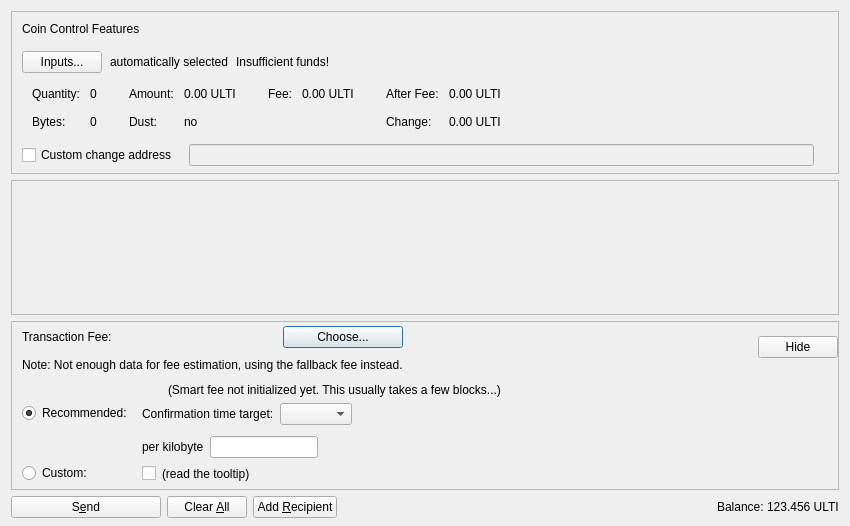
<?xml version="1.0" encoding="UTF-8"?>
<ui version="4.0">
 <class>SendCoinsDialog</class>
 <widget class="QDialog" name="SendCoinsDialog">
  <property name="geometry">
   <rect>
    <x>0</x>
    <y>0</y>
    <width>850</width>
    <height>526</height>
   </rect>
  </property>
  <property name="windowTitle">
   <string>Send Coins</string>
  </property>
  <layout class="QVBoxLayout" name="verticalLayout" stretch="0,1,0,0">
   <property name="bottomMargin">
    <number>8</number>
   </property>
   <item>
    <widget class="QFrame" name="frameCoinControl">
     <property name="sizePolicy">
      <sizepolicy hsizetype="Expanding" vsizetype="Expanding">
       <horstretch>0</horstretch>
       <verstretch>0</verstretch>
      </sizepolicy>
     </property>
     <property name="maximumSize">
      <size>
       <width>16777215</width>
       <height>16777215</height>
      </size>
     </property>
     <property name="frameShape">
      <enum>QFrame::StyledPanel</enum>
     </property>
     <property name="frameShadow">
      <enum>QFrame::Sunken</enum>
     </property>
     <layout class="QVBoxLayout" name="verticalLayoutCoinControl2">
      <property name="spacing">
       <number>0</number>
      </property>
      <property name="leftMargin">
       <number>0</number>
      </property>
      <property name="topMargin">
       <number>0</number>
      </property>
      <property name="rightMargin">
       <number>0</number>
      </property>
      <property name="bottomMargin">
       <number>6</number>
      </property>
      <item>
       <layout class="QVBoxLayout" name="verticalLayoutCoinControl" stretch="0,0,0,0,1">
        <property name="spacing">
         <number>0</number>
        </property>
        <property name="leftMargin">
         <number>10</number>
        </property>
        <property name="topMargin">
         <number>10</number>
        </property>
        <item>
         <layout class="QHBoxLayout" name="horizontalLayoutCoinControl1">
          <property name="bottomMargin">
           <number>15</number>
          </property>
          <item>
           <widget class="QLabel" name="labelCoinControlFeatures">
            <property name="sizePolicy">
             <sizepolicy hsizetype="Preferred" vsizetype="Maximum">
              <horstretch>0</horstretch>
              <verstretch>0</verstretch>
             </sizepolicy>
            </property>
            <property name="text">
             <string>Coin Control Features</string>
            </property>
           </widget>
          </item>
         </layout>
        </item>
        <item>
         <layout class="QHBoxLayout" name="horizontalLayoutCoinControl2" stretch="0,0,0,0">
          <property name="spacing">
           <number>8</number>
          </property>
          <property name="bottomMargin">
           <number>10</number>
          </property>
          <item>
           <widget class="QPushButton" name="pushButtonCoinControl">
            <property name="styleSheet">
             <string notr="true"/>
            </property>
            <property name="text">
             <string>Inputs...</string>
            </property>
            <property name="autoDefault">
             <bool>false</bool>
            </property>
           </widget>
          </item>
          <item>
           <widget class="QLabel" name="labelCoinControlAutomaticallySelected">
            <property name="text">
             <string>automatically selected</string>
            </property>
            <property name="margin">
             <number>5</number>
            </property>
           </widget>
          </item>
          <item>
           <widget class="QLabel" name="labelCoinControlInsuffFunds">
            <property name="text">
             <string>Insufficient funds!</string>
            </property>
            <property name="margin">
             <number>5</number>
            </property>
           </widget>
          </item>
          <item>
           <spacer name="horizontalSpacerCoinControl">
            <property name="orientation">
             <enum>Qt::Horizontal</enum>
            </property>
            <property name="sizeHint" stdset="0">
             <size>
              <width>40</width>
              <height>1</height>
             </size>
            </property>
           </spacer>
          </item>
         </layout>
        </item>
        <item>
         <widget class="QWidget" name="widgetCoinControl" native="true">
          <property name="sizePolicy">
           <sizepolicy hsizetype="Preferred" vsizetype="Preferred">
            <horstretch>0</horstretch>
            <verstretch>0</verstretch>
           </sizepolicy>
          </property>
          <property name="minimumSize">
           <size>
            <width>0</width>
            <height>0</height>
           </size>
          </property>
          <property name="styleSheet">
           <string notr="true"/>
          </property>
          <layout class="QHBoxLayout" name="horizontalLayoutCoinControl5">
           <property name="leftMargin">
            <number>0</number>
           </property>
           <property name="topMargin">
            <number>0</number>
           </property>
           <property name="rightMargin">
            <number>0</number>
           </property>
           <property name="bottomMargin">
            <number>0</number>
           </property>
           <item>
            <layout class="QHBoxLayout" name="horizontalLayoutCoinControl3" stretch="0,0,0,1">
             <property name="spacing">
              <number>20</number>
             </property>
             <property name="topMargin">
              <number>0</number>
             </property>
             <property name="bottomMargin">
              <number>10</number>
             </property>
             <item>
              <layout class="QFormLayout" name="formLayoutCoinControl1">
               <property name="horizontalSpacing">
                <number>10</number>
               </property>
               <property name="verticalSpacing">
                <number>14</number>
               </property>
               <property name="leftMargin">
                <number>10</number>
               </property>
               <property name="topMargin">
                <number>4</number>
               </property>
               <property name="rightMargin">
                <number>6</number>
               </property>
               <item row="0" column="0">
                <widget class="QLabel" name="labelCoinControlQuantityText">
                 <property name="text">
                  <string>Quantity:</string>
                 </property>
                 <property name="margin">
                  <number>0</number>
                 </property>
                </widget>
               </item>
               <item row="0" column="1">
                <widget class="QLabel" name="labelCoinControlQuantity">
                 <property name="cursor">
                  <cursorShape>IBeamCursor</cursorShape>
                 </property>
                 <property name="contextMenuPolicy">
                  <enum>Qt::ActionsContextMenu</enum>
                 </property>
                 <property name="text">
                  <string notr="true">0</string>
                 </property>
                 <property name="margin">
                  <number>0</number>
                 </property>
                 <property name="textInteractionFlags">
                  <set>Qt::LinksAccessibleByMouse|Qt::TextSelectableByKeyboard|Qt::TextSelectableByMouse</set>
                 </property>
                </widget>
               </item>
               <item row="1" column="0">
                <widget class="QLabel" name="labelCoinControlBytesText">
                 <property name="text">
                  <string>Bytes:</string>
                 </property>
                </widget>
               </item>
               <item row="1" column="1">
                <widget class="QLabel" name="labelCoinControlBytes">
                 <property name="cursor">
                  <cursorShape>IBeamCursor</cursorShape>
                 </property>
                 <property name="contextMenuPolicy">
                  <enum>Qt::ActionsContextMenu</enum>
                 </property>
                 <property name="text">
                  <string notr="true">0</string>
                 </property>
                 <property name="textInteractionFlags">
                  <set>Qt::LinksAccessibleByMouse|Qt::TextSelectableByKeyboard|Qt::TextSelectableByMouse</set>
                 </property>
                </widget>
               </item>
              </layout>
             </item>
             <item>
              <layout class="QFormLayout" name="formLayoutCoinControl2">
               <property name="horizontalSpacing">
                <number>10</number>
               </property>
               <property name="verticalSpacing">
                <number>14</number>
               </property>
               <property name="leftMargin">
                <number>6</number>
               </property>
               <property name="topMargin">
                <number>4</number>
               </property>
               <property name="rightMargin">
                <number>6</number>
               </property>
               <item row="0" column="0">
                <widget class="QLabel" name="labelCoinControlAmountText">
                 <property name="text">
                  <string>Amount:</string>
                 </property>
                 <property name="margin">
                  <number>0</number>
                 </property>
                </widget>
               </item>
               <item row="0" column="1">
                <widget class="QLabel" name="labelCoinControlAmount">
                 <property name="cursor">
                  <cursorShape>IBeamCursor</cursorShape>
                 </property>
                 <property name="contextMenuPolicy">
                  <enum>Qt::ActionsContextMenu</enum>
                 </property>
                 <property name="text">
                  <string notr="true">0.00 ULTI</string>
                 </property>
                 <property name="textInteractionFlags">
                  <set>Qt::LinksAccessibleByMouse|Qt::TextSelectableByKeyboard|Qt::TextSelectableByMouse</set>
                 </property>
                </widget>
               </item>
               <item row="1" column="0">
                <widget class="QLabel" name="labelCoinControlLowOutputText">
                 <property name="text">
                  <string>Dust:</string>
                 </property>
                </widget>
               </item>
               <item row="1" column="1">
                <widget class="QLabel" name="labelCoinControlLowOutput">
                 <property name="cursor">
                  <cursorShape>IBeamCursor</cursorShape>
                 </property>
                 <property name="contextMenuPolicy">
                  <enum>Qt::ActionsContextMenu</enum>
                 </property>
                 <property name="text">
                  <string notr="true">no</string>
                 </property>
                 <property name="textInteractionFlags">
                  <set>Qt::LinksAccessibleByMouse|Qt::TextSelectableByKeyboard|Qt::TextSelectableByMouse</set>
                 </property>
                </widget>
               </item>
              </layout>
             </item>
             <item>
              <layout class="QFormLayout" name="formLayoutCoinControl3">
               <property name="horizontalSpacing">
                <number>10</number>
               </property>
               <property name="verticalSpacing">
                <number>14</number>
               </property>
               <property name="leftMargin">
                <number>6</number>
               </property>
               <property name="topMargin">
                <number>4</number>
               </property>
               <property name="rightMargin">
                <number>6</number>
               </property>
               <item row="0" column="0">
                <widget class="QLabel" name="labelCoinControlFeeText">
                 <property name="text">
                  <string>Fee:</string>
                 </property>
                 <property name="margin">
                  <number>0</number>
                 </property>
                </widget>
               </item>
               <item row="0" column="1">
                <widget class="QLabel" name="labelCoinControlFee">
                 <property name="cursor">
                  <cursorShape>IBeamCursor</cursorShape>
                 </property>
                 <property name="contextMenuPolicy">
                  <enum>Qt::ActionsContextMenu</enum>
                 </property>
                 <property name="text">
                  <string notr="true">0.00 ULTI</string>
                 </property>
                 <property name="textInteractionFlags">
                  <set>Qt::LinksAccessibleByMouse|Qt::TextSelectableByKeyboard|Qt::TextSelectableByMouse</set>
                 </property>
                </widget>
               </item>
              </layout>
             </item>
             <item>
              <layout class="QFormLayout" name="formLayoutCoinControl4">
               <property name="horizontalSpacing">
                <number>10</number>
               </property>
               <property name="verticalSpacing">
                <number>14</number>
               </property>
               <property name="leftMargin">
                <number>6</number>
               </property>
               <property name="topMargin">
                <number>4</number>
               </property>
               <property name="rightMargin">
                <number>6</number>
               </property>
               <item row="0" column="0">
                <widget class="QLabel" name="labelCoinControlAfterFeeText">
                 <property name="text">
                  <string>After Fee:</string>
                 </property>
                 <property name="margin">
                  <number>0</number>
                 </property>
                </widget>
               </item>
               <item row="0" column="1">
                <widget class="QLabel" name="labelCoinControlAfterFee">
                 <property name="cursor">
                  <cursorShape>IBeamCursor</cursorShape>
                 </property>
                 <property name="contextMenuPolicy">
                  <enum>Qt::ActionsContextMenu</enum>
                 </property>
                 <property name="text">
                  <string notr="true">0.00 ULTI</string>
                 </property>
                 <property name="textInteractionFlags">
                  <set>Qt::LinksAccessibleByMouse|Qt::TextSelectableByKeyboard|Qt::TextSelectableByMouse</set>
                 </property>
                </widget>
               </item>
               <item row="1" column="0">
                <widget class="QLabel" name="labelCoinControlChangeText">
                 <property name="text">
                  <string>Change:</string>
                 </property>
                </widget>
               </item>
               <item row="1" column="1">
                <widget class="QLabel" name="labelCoinControlChange">
                 <property name="cursor">
                  <cursorShape>IBeamCursor</cursorShape>
                 </property>
                 <property name="contextMenuPolicy">
                  <enum>Qt::ActionsContextMenu</enum>
                 </property>
                 <property name="text">
                  <string notr="true">0.00 ULTI</string>
                 </property>
                 <property name="textInteractionFlags">
                  <set>Qt::LinksAccessibleByMouse|Qt::TextSelectableByKeyboard|Qt::TextSelectableByMouse</set>
                 </property>
                </widget>
               </item>
              </layout>
             </item>
            </layout>
           </item>
          </layout>
         </widget>
        </item>
        <item>
         <layout class="QHBoxLayout" name="horizontalLayoutCoinControl4" stretch="0,0,0">
          <property name="spacing">
           <number>12</number>
          </property>
          <property name="sizeConstraint">
           <enum>QLayout::SetDefaultConstraint</enum>
          </property>
          <property name="topMargin">
           <number>5</number>
          </property>
          <property name="rightMargin">
           <number>5</number>
          </property>
          <item>
           <widget class="QCheckBox" name="checkBoxCoinControlChange">
            <property name="toolTip">
             <string>If this is activated, but the change address is empty or invalid, change will be sent to a newly generated address.</string>
            </property>
            <property name="text">
             <string>Custom change address</string>
            </property>
           </widget>
          </item>
          <item>
           <widget class="QValidatedLineEdit" name="lineEditCoinControlChange">
            <property name="enabled">
             <bool>false</bool>
            </property>
            <property name="sizePolicy">
             <sizepolicy hsizetype="Expanding" vsizetype="Fixed">
              <horstretch>0</horstretch>
              <verstretch>0</verstretch>
             </sizepolicy>
            </property>
           </widget>
          </item>
          <item>
           <widget class="QLabel" name="labelCoinControlChangeLabel">
            <property name="sizePolicy">
             <sizepolicy hsizetype="Preferred" vsizetype="Expanding">
              <horstretch>0</horstretch>
              <verstretch>0</verstretch>
             </sizepolicy>
            </property>
            <property name="minimumSize">
             <size>
              <width>0</width>
              <height>0</height>
             </size>
            </property>
            <property name="text">
             <string/>
            </property>
            <property name="margin">
             <number>3</number>
            </property>
           </widget>
          </item>
         </layout>
        </item>
        <item>
         <spacer name="verticalSpacerCoinControl">
          <property name="orientation">
           <enum>Qt::Vertical</enum>
          </property>
          <property name="sizeHint" stdset="0">
           <size>
            <width>800</width>
            <height>1</height>
           </size>
          </property>
         </spacer>
        </item>
       </layout>
      </item>
     </layout>
    </widget>
   </item>
   <item>
    <widget class="QScrollArea" name="scrollArea">
     <property name="widgetResizable">
      <bool>true</bool>
     </property>
     <widget class="QWidget" name="scrollAreaWidgetContents">
      <property name="geometry">
       <rect>
        <x>0</x>
        <y>0</y>
        <width>830</width>
        <height>104</height>
       </rect>
      </property>
      <layout class="QVBoxLayout" name="verticalLayout_2" stretch="0,1">
       <property name="leftMargin">
        <number>0</number>
       </property>
       <property name="topMargin">
        <number>0</number>
       </property>
       <property name="rightMargin">
        <number>0</number>
       </property>
       <property name="bottomMargin">
        <number>0</number>
       </property>
       <item>
        <layout class="QVBoxLayout" name="entries">
         <property name="spacing">
          <number>6</number>
         </property>
        </layout>
       </item>
       <item>
        <spacer name="verticalSpacer">
         <property name="orientation">
          <enum>Qt::Vertical</enum>
         </property>
         <property name="sizeHint" stdset="0">
          <size>
           <width>20</width>
           <height>40</height>
          </size>
         </property>
        </spacer>
       </item>
      </layout>
     </widget>
    </widget>
   </item>
   <item>
    <widget class="QFrame" name="frameFee">
     <property name="sizePolicy">
      <sizepolicy hsizetype="Expanding" vsizetype="Expanding">
       <horstretch>0</horstretch>
       <verstretch>0</verstretch>
      </sizepolicy>
     </property>
     <property name="maximumSize">
      <size>
       <width>16777215</width>
       <height>16777215</height>
      </size>
     </property>
     <property name="frameShape">
      <enum>QFrame::StyledPanel</enum>
     </property>
     <property name="frameShadow">
      <enum>QFrame::Sunken</enum>
     </property>
     <layout class="QVBoxLayout" name="verticalLayoutFee1">
      <property name="spacing">
       <number>0</number>
      </property>
      <property name="leftMargin">
       <number>0</number>
      </property>
      <property name="topMargin">
       <number>0</number>
      </property>
      <property name="rightMargin">
       <number>0</number>
      </property>
      <property name="bottomMargin">
       <number>0</number>
      </property>
      <item>
       <layout class="QVBoxLayout" name="verticalLayoutFee2" stretch="0,0,0">
        <property name="spacing">
         <number>0</number>
        </property>
        <property name="leftMargin">
         <number>10</number>
        </property>
        <property name="topMargin">
         <number>0</number>
        </property>
        <item>
         <layout class="QHBoxLayout" name="horizontalLayoutFee1">
          <property name="bottomMargin">
           <number>0</number>
          </property>
          <item>
           <layout class="QVBoxLayout" name="verticalLayoutFee7">
            <property name="spacing">
             <number>0</number>
            </property>
            <item>
             <spacer name="verticalSpacerSmartFee">
              <property name="orientation">
               <enum>Qt::Vertical</enum>
              </property>
              <property name="sizeType">
               <enum>QSizePolicy::Fixed</enum>
              </property>
              <property name="sizeHint" stdset="0">
               <size>
                <width>1</width>
                <height>4</height>
               </size>
              </property>
             </spacer>
            </item>
            <item>
             <layout class="QHBoxLayout" name="horizontalLayoutSmartFee">
              <property name="spacing">
               <number>10</number>
              </property>
              <item>
               <widget class="QLabel" name="labelFeeHeadline">
                <property name="sizePolicy">
                 <sizepolicy hsizetype="Preferred" vsizetype="Maximum">
                  <horstretch>0</horstretch>
                  <verstretch>0</verstretch>
                 </sizepolicy>
                </property>
                <property name="text">
                 <string>Transaction Fee:</string>
                </property>
               </widget>
              </item>
              <item>
               <widget class="QLabel" name="labelFeeMinimized">
                <property name="text">
                 <string/>
                </property>
               </widget>
              </item>
              <item>
               <widget class="QPushButton" name="buttonChooseFee">
                <property name="text">
                 <string>Choose...</string>
                </property>
               </widget>
              </item>
             </layout>
            </item>
            <item>
             <spacer name="verticalSpacer_7">
              <property name="orientation">
               <enum>Qt::Vertical</enum>
              </property>
              <property name="sizeHint" stdset="0">
               <size>
                <width>1</width>
                <height>10</height>
               </size>
              </property>
             </spacer>
            </item>
            <item>
             <widget class="QLabel" name="fallbackFeeWarningLabel">
              <property name="toolTip">
               <string>Using the fallbackfee can result in sending a transaction that will take several hours or days (or never) to confirm. Consider choosing your fee manually or wait until you have validated the complete chain.</string>
              </property>
              <property name="text">
               <string>Note: Not enough data for fee estimation, using the fallback fee instead.</string>
              </property>
              <property name="wordWrap">
               <bool>false</bool>
              </property>
             </widget>
            </item>
            <item>
             <spacer name="verticalSpacer_5">
              <property name="orientation">
               <enum>Qt::Vertical</enum>
              </property>
              <property name="sizeHint" stdset="0">
               <size>
                <width>1</width>
                <height>1</height>
               </size>
              </property>
             </spacer>
            </item>
           </layout>
          </item>
          <item>
           <spacer name="horizontalSpacer_4">
            <property name="orientation">
             <enum>Qt::Horizontal</enum>
            </property>
            <property name="sizeHint" stdset="0">
             <size>
              <width>1</width>
              <height>1</height>
             </size>
            </property>
           </spacer>
          </item>
          <item>
           <widget class="QPushButton" name="buttonMinimizeFee">
            <property name="toolTip">
             <string>collapse fee-settings</string>
            </property>
            <property name="text">
             <string>Hide</string>
            </property>
           </widget>
          </item>
         </layout>
        </item>
        <item>
         <widget class="QFrame" name="frameFeeSelection">
          <layout class="QVBoxLayout" name="verticalLayoutFee12">
           <property name="spacing">
            <number>0</number>
           </property>
           <property name="leftMargin">
            <number>0</number>
           </property>
           <property name="topMargin">
            <number>0</number>
           </property>
           <property name="rightMargin">
            <number>0</number>
           </property>
           <property name="bottomMargin">
            <number>0</number>
           </property>
           <item>
            <layout class="QGridLayout" name="gridLayoutFee">
             <property name="topMargin">
              <number>10</number>
             </property>
             <property name="bottomMargin">
              <number>4</number>
             </property>
             <property name="horizontalSpacing">
              <number>10</number>
             </property>
             <property name="verticalSpacing">
              <number>4</number>
             </property>
             <item row="1" column="1">
              <layout class="QVBoxLayout" name="verticalLayoutFee8">
               <property name="spacing">
                <number>6</number>
               </property>
               <property name="topMargin">
                <number>3</number>
               </property>
               <item>
                <layout class="QHBoxLayout" name="horizontalLayoutFee13" stretch="0,0,1">
                 <item>
                  <widget class="QLabel" name="labelCustomPerKilobyte">
                   <property name="toolTip">
                    <string>If the custom fee is set to 1000 Itlu and the transaction is only 250 bytes, then &quot;per kilobyte&quot; only pays 250 Itlu in fee,&lt;br /&gt;while &quot;at least&quot; pays 1000 Itlu. For transactions bigger than a kilobyte both pay by kilobyte.</string>
                   </property>
                   <property name="text">
                    <string>per kilobyte</string>
                   </property>
                  </widget>
                 </item>
                 <item>
                  <widget class="BitcoinAmountField" name="customFee"/>
                 </item>
                 <item>
                  <spacer name="horizontalSpacer_6">
                   <property name="orientation">
                    <enum>Qt::Horizontal</enum>
                   </property>
                   <property name="sizeHint" stdset="0">
                    <size>
                     <width>1</width>
                     <height>1</height>
                    </size>
                   </property>
                  </spacer>
                 </item>
                </layout>
               </item>
               <item>
                <layout class="QHBoxLayout" name="horizontalLayoutFee8">
                 <item>
                  <widget class="QCheckBox" name="checkBoxMinimumFee">
                   <property name="toolTip">
                    <string>Paying only the minimum fee is just fine as long as there is less transaction volume than space in the blocks.&lt;br /&gt;But be aware that this can end up in a never confirming transaction once there is more demand for ultichain transactions than the network can process.</string>
                   </property>
                   <property name="text">
                    <string/>
                   </property>
                  </widget>
                 </item>
                 <item>
                  <widget class="QLabel" name="labelMinFeeWarning">
                   <property name="enabled">
                    <bool>true</bool>
                   </property>
                   <property name="toolTip">
                    <string>Paying only the minimum fee is just fine as long as there is less transaction volume than space in the blocks.&lt;br /&gt;But be aware that this can end up in a never confirming transaction once there is more demand for ultichain transactions than the network can process.</string>
                   </property>
                   <property name="text">
                    <string>(read the tooltip)</string>
                   </property>
                   <property name="margin">
                    <number>5</number>
                   </property>
                  </widget>
                 </item>
                 <item>
                  <spacer name="horizontalSpacer_2">
                   <property name="orientation">
                    <enum>Qt::Horizontal</enum>
                   </property>
                   <property name="sizeHint" stdset="0">
                    <size>
                     <width>1</width>
                     <height>1</height>
                    </size>
                   </property>
                  </spacer>
                 </item>
                </layout>
               </item>
              </layout>
             </item>
             <item row="0" column="0">
              <layout class="QVBoxLayout" name="verticalLayoutFee4" stretch="0,1">
               <property name="topMargin">
                <number>20</number>
               </property>
               <property name="bottomMargin">
                <number>3</number>
               </property>
               <item>
                <widget class="QRadioButton" name="radioSmartFee">
                 <property name="text">
                  <string>Recommended:</string>
                 </property>
                 <property name="checked">
                  <bool>true</bool>
                 </property>
                 <attribute name="buttonGroup">
                  <string notr="true">groupFee</string>
                 </attribute>
                </widget>
               </item>
               <item>
                <spacer name="verticalSpacer_2">
                 <property name="orientation">
                  <enum>Qt::Vertical</enum>
                 </property>
                 <property name="sizeHint" stdset="0">
                  <size>
                   <width>1</width>
                   <height>1</height>
                  </size>
                 </property>
                </spacer>
               </item>
              </layout>
             </item>
             <item row="1" column="0">
              <layout class="QVBoxLayout" name="verticalLayoutFee9" stretch="0,1">
               <property name="topMargin">
                <number>30</number>
               </property>
               <item>
                <widget class="QRadioButton" name="radioCustomFee">
                 <property name="text">
                  <string>Custom:</string>
                 </property>
                 <attribute name="buttonGroup">
                  <string notr="true">groupFee</string>
                 </attribute>
                </widget>
               </item>
               <item>
                <spacer name="verticalSpacer_6">
                 <property name="orientation">
                  <enum>Qt::Vertical</enum>
                 </property>
                 <property name="sizeHint" stdset="0">
                  <size>
                   <width>1</width>
                   <height>1</height>
                  </size>
                 </property>
                </spacer>
               </item>
              </layout>
             </item>
             <item row="0" column="1">
              <layout class="QVBoxLayout" name="verticalLayoutFee3" stretch="0,0,1">
               <property name="spacing">
                <number>6</number>
               </property>
               <property name="topMargin">
                <number>0</number>
               </property>
               <property name="bottomMargin">
                <number>3</number>
               </property>
               <item>
                <layout class="QHBoxLayout" name="horizontalLayoutFee12">
                 <item>
                  <widget class="QLabel" name="labelSmartFee">
                   <property name="text">
                    <string/>
                   </property>
                   <property name="margin">
                    <number>2</number>
                   </property>
                  </widget>
                 </item>
                 <item>
                  <widget class="QLabel" name="labelFeeEstimation">
                   <property name="text">
                    <string/>
                   </property>
                  </widget>
                 </item>
                 <item>
                  <widget class="QLabel" name="labelSmartFee2">
                   <property name="text">
                    <string>(Smart fee not initialized yet. This usually takes a few blocks...)</string>
                   </property>
                   <property name="margin">
                    <number>2</number>
                   </property>
                  </widget>
                 </item>
                 <item>
                  <spacer name="horizontalSpacer_5">
                   <property name="orientation">
                    <enum>Qt::Horizontal</enum>
                   </property>
                   <property name="sizeHint" stdset="0">
                    <size>
                     <width>1</width>
                     <height>1</height>
                    </size>
                   </property>
                  </spacer>
                 </item>
                </layout>
               </item>
               <item>
                <layout class="QHBoxLayout" name="horizontalLayoutFee9">
                 <item>
                  <layout class="QVBoxLayout" name="verticalLayoutFee6">
                   <item>
                    <widget class="QLabel" name="labelSmartFee3">
                     <property name="text">
                      <string>Confirmation time target:</string>
                     </property>
                     <property name="margin">
                      <number>2</number>
                     </property>
                    </widget>
                   </item>
                  </layout>
                 </item>
                 <item>
                  <layout class="QVBoxLayout" name="verticalLayoutFee5">
                   <property name="rightMargin">
                    <number>30</number>
                   </property>
                   <item>
                    <layout class="QHBoxLayout" name="horizontalLayoutConfTarget">
                     <property name="bottomMargin">
                      <number>0</number>
                     </property>
                     <item>
                      <widget class="QComboBox" name="confTargetSelector"/>
                     </item>
                     <item>
                      <spacer name="horizontalSpacerConfTarget">
                       <property name="orientation">
                        <enum>Qt::Horizontal</enum>
                       </property>
                       <property name="sizeHint" stdset="0">
                        <size>
                         <width>40</width>
                         <height>20</height>
                        </size>
                       </property>
                      </spacer>
                     </item>
                    </layout>
                   </item>
                  </layout>
                 </item>
                </layout>
               </item>
               <item>
                <spacer name="verticalSpacer_4">
                 <property name="orientation">
                  <enum>Qt::Vertical</enum>
                 </property>
                 <property name="sizeHint" stdset="0">
                  <size>
                   <width>1</width>
                   <height>1</height>
                  </size>
                 </property>
                </spacer>
               </item>
              </layout>
             </item>
            </layout>
           </item>
          </layout>
         </widget>
        </item>
        <item>
         <spacer name="verticalSpacerFee">
          <property name="orientation">
           <enum>Qt::Vertical</enum>
          </property>
          <property name="sizeHint" stdset="0">
           <size>
            <width>800</width>
            <height>1</height>
           </size>
          </property>
         </spacer>
        </item>
       </layout>
      </item>
     </layout>
    </widget>
   </item>
   <item>
    <layout class="QHBoxLayout" name="horizontalLayout">
     <item>
      <widget class="QPushButton" name="sendButton">
       <property name="minimumSize">
        <size>
         <width>150</width>
         <height>0</height>
        </size>
       </property>
       <property name="toolTip">
        <string>Confirm the send action</string>
       </property>
       <property name="text">
        <string>S&amp;end</string>
       </property>
       <property name="autoDefault">
        <bool>false</bool>
       </property>
       <property name="default">
        <bool>false</bool>
       </property>
      </widget>
     </item>
     <item>
      <widget class="QPushButton" name="clearButton">
       <property name="sizePolicy">
        <sizepolicy hsizetype="Minimum" vsizetype="Fixed">
         <horstretch>0</horstretch>
         <verstretch>0</verstretch>
        </sizepolicy>
       </property>
       <property name="toolTip">
        <string>Clear all fields of the form.</string>
       </property>
       <property name="text">
        <string>Clear &amp;All</string>
       </property>
       <property name="autoDefault">
        <bool>false</bool>
       </property>
      </widget>
     </item>
     <item>
      <widget class="QPushButton" name="addButton">
       <property name="toolTip">
        <string>Send to multiple recipients at once</string>
       </property>
       <property name="text">
        <string>Add &amp;Recipient</string>
       </property>
       <property name="autoDefault">
        <bool>false</bool>
       </property>
      </widget>
     </item>
     <item>
      <spacer name="horizontalSpacer">
       <property name="orientation">
        <enum>Qt::Horizontal</enum>
       </property>
       <property name="sizeHint" stdset="0">
        <size>
         <width>40</width>
         <height>20</height>
        </size>
       </property>
      </spacer>
     </item>
     <item>
      <layout class="QHBoxLayout" name="horizontalLayout_2">
       <property name="spacing">
        <number>3</number>
       </property>
       <item>
        <widget class="QLabel" name="labelBalanceText">
         <property name="text">
          <string>Balance:</string>
         </property>
        </widget>
       </item>
       <item>
        <widget class="QLabel" name="labelBalance">
         <property name="sizePolicy">
          <sizepolicy hsizetype="Preferred" vsizetype="Preferred">
           <horstretch>0</horstretch>
           <verstretch>0</verstretch>
          </sizepolicy>
         </property>
         <property name="cursor">
          <cursorShape>IBeamCursor</cursorShape>
         </property>
         <property name="text">
          <string notr="true">123.456 ULTI</string>
         </property>
         <property name="textInteractionFlags">
          <set>Qt::LinksAccessibleByMouse|Qt::TextSelectableByKeyboard|Qt::TextSelectableByMouse</set>
         </property>
        </widget>
       </item>
      </layout>
     </item>
    </layout>
   </item>
  </layout>
 </widget>
 <customwidgets>
  <customwidget>
   <class>QValidatedLineEdit</class>
   <extends>QLineEdit</extends>
   <header>qt/qvalidatedlineedit.h</header>
  </customwidget>
  <customwidget>
   <class>BitcoinAmountField</class>
   <extends>QLineEdit</extends>
   <header>qt/bitcoinamountfield.h</header>
   <container>1</container>
  </customwidget>
 </customwidgets>
 <resources>
  <include location="../ultichain.qrc"/>
 </resources>
 <connections/>
 <buttongroups>
  <buttongroup name="groupFee"/>
 </buttongroups>
</ui>
